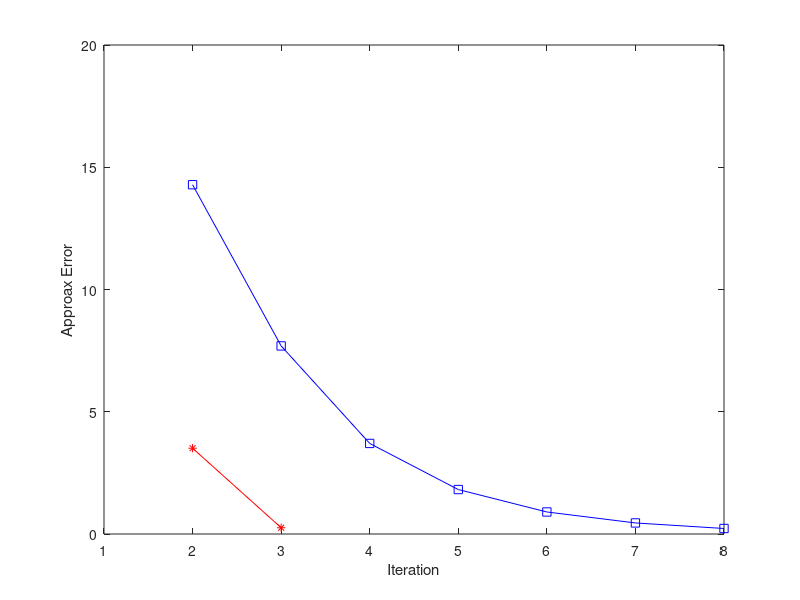

This figure's MATLAB source:
%Roots of x^2-3
disp('Bisection Method');
fprintf('Iterations      xr_old     Error\n');
d=[];
i=1;
xl = -2;
xu = -1;
ea = 1;
xr = realmax;
f = @(x)(x^2-3);
while ea>=0.3
    xold = xr;
    xr = (xl+xu)/2; 
    ea = abs((xr-xold))/abs(xr)*100;
    if (f(xl)*f(xr)<0)    
        xu = xr;  
    elseif(f(xl)*f(xr)>0)
        xl = xr;
    else
        break;    
    end
    d(i,:)=[i xr ea];
    i = i+1; 
end
disp(d)
disp('Regular False Method');
fprintf('Iterations     xr_old   Error\n');
c=[];
xlf = 2; 
xuf = 1; 
i=1;
eaf = 1;
xrf = realmax;
while eaf>=0.3
    xoldf = xrf; 
    xrf=xuf-((f(xuf)*(xlf-xuf))/(f(xlf)-f(xuf)));
    eaf = abs((xrf-xoldf))/abs(xrf)*100; 
    if (f(xlf)*f(xrf)<0) 
        xuf = xrf; 
    elseif(f(xlf)*f(xrf)>0)    
        xlf = xrf;
    else
        break;
    end
    c(i,:)=[i xrf eaf];
    i = i+1; 
end
plot(c(:,1),c(:,3),'-*r',d(:,1),d(:,3),'-sb');
xlabel('Iteration');
ylabel('Approax Error');
disp(c)
fprintf('Roots of the equation x^2-3=0\n');
fprintf('Bisection Method => x=%g\n',xr);
fprintf('Regular False Method => x=%g\n',xrf);

 
 